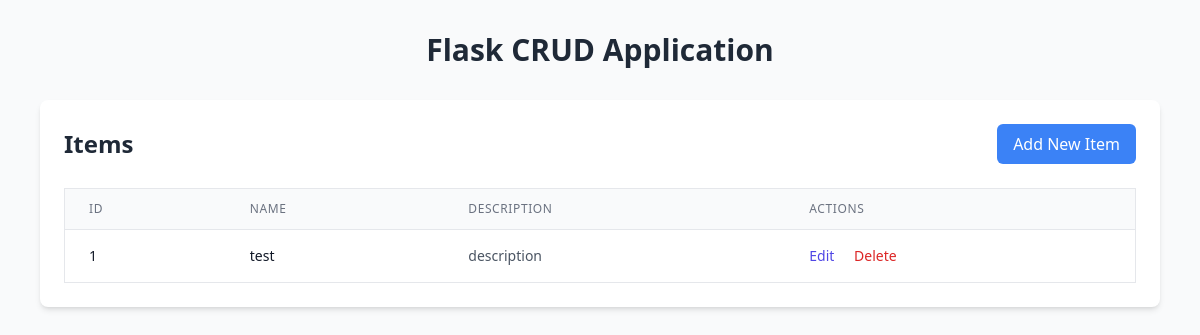
Before: / with the older database file.
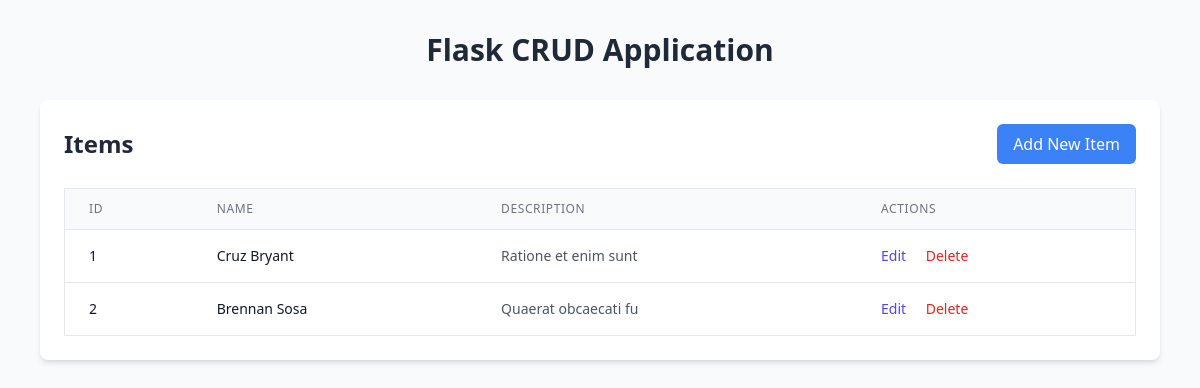
After: the same page with the newer database file.
### tables this page shows
CREATE TABLE items (
            id INTEGER PRIMARY KEY AUTOINCREMENT,
            name TEXT NOT NULL,
            description TEXT
        );

### app.py (the view)
@app.route('/')
def index():
    conn = get_db_connection()
    items = conn.execute('SELECT * FROM items').fetchall()
    conn.close()
    return render_template('index.html', items=items)

### app.py (called while the page is built)
def get_db_connection():
    conn = sqlite3.connect('database.db')
    conn.row_factory = sqlite3.Row
    return conn

### templates/index.html (shortened to what this page needs)
{% extends 'base.html' %}
{% block content %}
    <div class="bg-white rounded-lg shadow-md p-6">
        <div class="flex justify-between items-center mb-6">
            <h2 class="text-2xl font-semibold text-gray-800">Items</h2>
            <a href="{{ url_for('add') }}"
               class="bg-blue-500 hover:bg-blue-600 text-white px-4 py-2 rounded-md transition duration-200 ease-in-out font-medium">
                Add New Item
            </a>
        </div>
        {% if items %}
        <div class="overflow-x-auto">
            <table class="min-w-full bg-white border border-gray-200 rounded-lg">
                <thead class="bg-gray-50">
                    <tr>
                        <th class="px-6 py-3 text-left text-xs font-medium text-gray-500 uppercase tracking-wider border-b">ID</th>
                        <th class="px-6 py-3 text-left text-xs font-medium text-gray-500 uppercase tracking-wider border-b">Name</th>
                        <th class="px-6 py-3 text-left text-xs font-medium text-gray-500 uppercase tracking-wider border-b">Description</th>
                        <th class="px-6 py-3 text-left text-xs font-medium text-gray-500 uppercase tracking-wider border-b">Actions</th>
                    </tr>
                </thead>
                <tbody class="divide-y divide-gray-200">
                    {% for item in items %}
                    <tr class="hover:bg-gray-50 transition duration-150 ease-in-out">
                        <td class="px-6 py-4 whitespace-nowrap text-sm text-gray-900">{{ item['id'] }}</td>
                        <td class="px-6 py-4 whitespace-nowrap text-sm font-medium text-gray-900">{{ item['name'] }}</td>
                        <td class="px-6 py-4 text-sm text-gray-600">{{ item['description'] }}</td>
                        <td class="px-6 py-4 whitespace-nowrap text-sm font-medium space-x-2">
                            <a href="{{ url_for('edit', id=item['id']) }}"
                               class="text-indigo-600 hover:text-indigo-900 transition duration-200 ease-in-out font-medium">
                                Edit
                            </a>
                            <form action="{{ url_for('delete', id=item['id']) }}" method="POST" class="inline">
                                <button type="submit"
                                        onclick="return confirm('Are you sure you want to delete this item?')"
                                        class="text-red-600 hover:text-red-900 transition duration-200 ease-in-out font-medium ml-2">
                                    Delete
                                </button>
                            </form>
                        </td>
                    </tr>
                    {% endfor %}
                </tbody>
            </table>
        </div>
        {% endif %}
    </div>
{% endblock %}

### templates/base.html (shortened to what this page needs)
<!DOCTYPE html>
<html lang="en">
<head>
    <script src="https://cdn.tailwindcss.com"></script>
</head>
<body class="bg-gray-50 min-h-screen">
    <div class="container mx-auto px-4 py-8 max-w-6xl">
        <header class="mb-8">
            <h1 class="text-3xl font-bold text-gray-800 text-center">Flask CRUD Application</h1>
        </header>
        <main>
            {% block content %}{% endblock %}
        </main>
    </div>
</body>
</html>

Changed rows visible on the page:
changed items id 1: name "test" → "Cruz Bryant"; description "description" → "Ratione et enim sunt"
added items: id "2", name "Brennan Sosa", description "Quaerat obcaecati fu"
